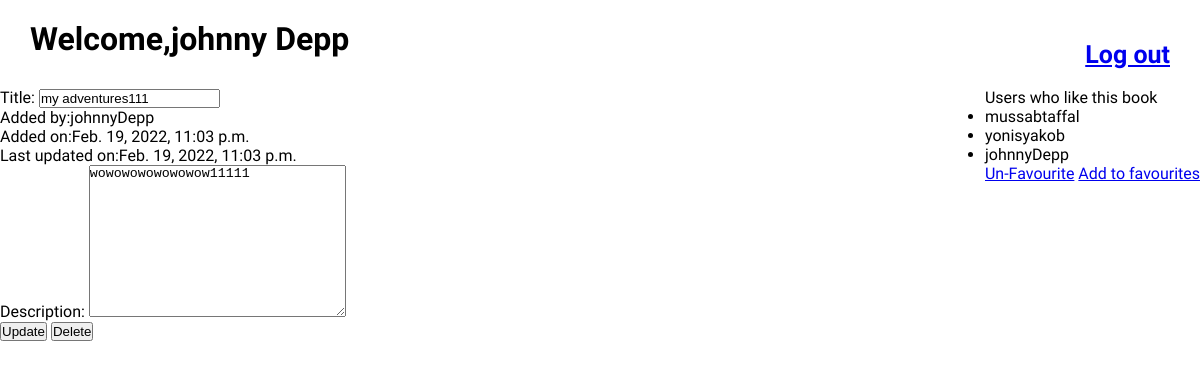
/books/24 (signed in), run on the app's committed database.
### fav_books_app/models.py (models this page shows)
class User(models.Model):
    first_name = models.CharField(max_length=255)
    last_name = models.CharField(max_length=255)
    email=models.CharField(max_length=255)
    password=models.CharField(max_length=255)
    created_at = models.DateTimeField(auto_now_add=True)
    updated_at = models.DateTimeField(auto_now=True)
    objects=UserManager()

class Book(models.Model):
    title = models.CharField(max_length=255)
    desc=models.TextField(null=True)
    created_at = models.DateTimeField(auto_now_add=True)
    updated_at = models.DateTimeField(auto_now=True)
    uploaded_by = models.ForeignKey(User, related_name="books_uploaded", on_delete = models.CASCADE)
    users_who_like = models.ManyToManyField(User, related_name="liked_books")
    objects=BookManager()

### fav_books_app/views.py (the view)
# urls.py: path('books/<int:book_id>', views.edit_show_book ),
def edit_show_book(request , book_id ):
    this_user=User.objects.get(id=request.session['user_id'])
    this_book=Book.objects.get(id=book_id)
    book_uploader=this_book.uploaded_by.id
    user_like_book=this_book.users_who_like.all()
    if book_uploader==this_user.id:
        print(user_like_book)
        context={"books":this_book,
            "current_user":this_user,
            "liked_by":user_like_book,}
        return render(request,'edit_book.html',context)
    else:
        print(user_like_book)
        context={"books":this_book,
            "current_user":this_user,
            "liked_by":user_like_book}
        return render(request,'show_book.html',context)

### fav_books_app/templates/edit_book.html (shortened to what this page needs)
<!DOCTYPE html>
<html lang="en">
<head>
    {% load static  %}
    <link rel="stylesheet" href="{% static 'css/style.css' %}">
</head>
<body>
    <div class="welcome">
        <h1 style="margin-left: 30px;">Welcome,{{current_user.first_name}} {{current_user.last_name }} </h1>
        <a style="font-size: 25px;font-weight: 600;margin-right: 30px;" href="/clear">Log out</a>
    </div>
    <div style="display: flex;justify-content: space-between;" class="show_details">
        <div class="book_details">
            <form action="/update_info/{{books.id}}" method="post">
                <p><label for="">Title:</label>
                    <input type="text" value="{{books.title}}" name="title"></p>
                <p>Added by:{{books.uploaded_by.first_name}}{{books.uploaded_by.last_name}}</p>
                <p>Added on:{{books.created_at}}</p>
                <p>Last updated on:{{books.updated_at}}</p>
                <p><label for="">Description:</label>
                    <textarea name="desc" id="" cols="30" rows="10">{{books.desc}}</textarea></p>
                <button type="submit" name="submit_button" value="update">Update</button>
                <button type="submit" name="submit_button" value="delete">Delete</button>
            </form>
        </div>
        <div class="liked_by">
            <p>Users who like this book</p>
            <ul>{%for like in liked_by %}
                <li>{{like.first_name}}{{like.last_name}}</li>
                {% if like.id == current_user.id %}
                <a href="/unfavourites/{{books.id}}/{{current_user.id}}">Un-Favourite</a>
                {% endif %}
                {% endfor%}
                {% if  like.id != current_user.id    %}
                <a href="/favourites/{{books.id}}/{{current_user.id}}">Add to favourites</a>
                {% endif %}
            </ul>
        </div>
    </div>
</body>
</html>

### fav_books_app/static/css/style.css (style rules this page uses)
* { margin: 0;padding: 0; }
body { font-family: 'Balsamiq Sans', cursive; }
.welcome { display: flex;justify-content: space-between;align-items: center;margin-top: 20px; }
h1 , h2 { margin-bottom: 30px; }

### data on the page
User: first_name "johnny", last_name "Depp"
Book: title "my adventures111", uploaded_by.first_name "johnny", uploaded_by.last_name "Depp", created_at "Feb. 19, 2022, 11:03 p.m.", updated_at "Feb. 19, 2022, 11:03 p.m.", desc "wowowowowowowow11111"
User: first_name "mussab", last_name "taffal"
User: first_name "yonis", last_name "yakob"
